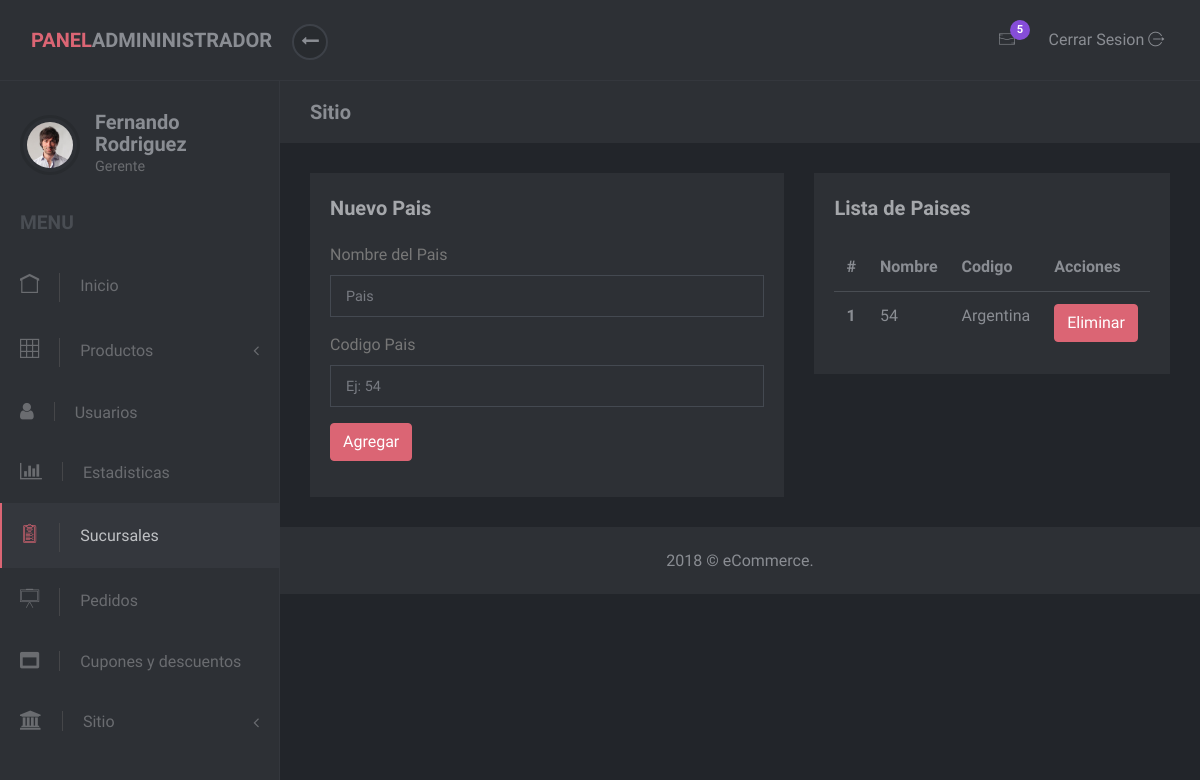
Before: /admin/countries.php with the older database file.
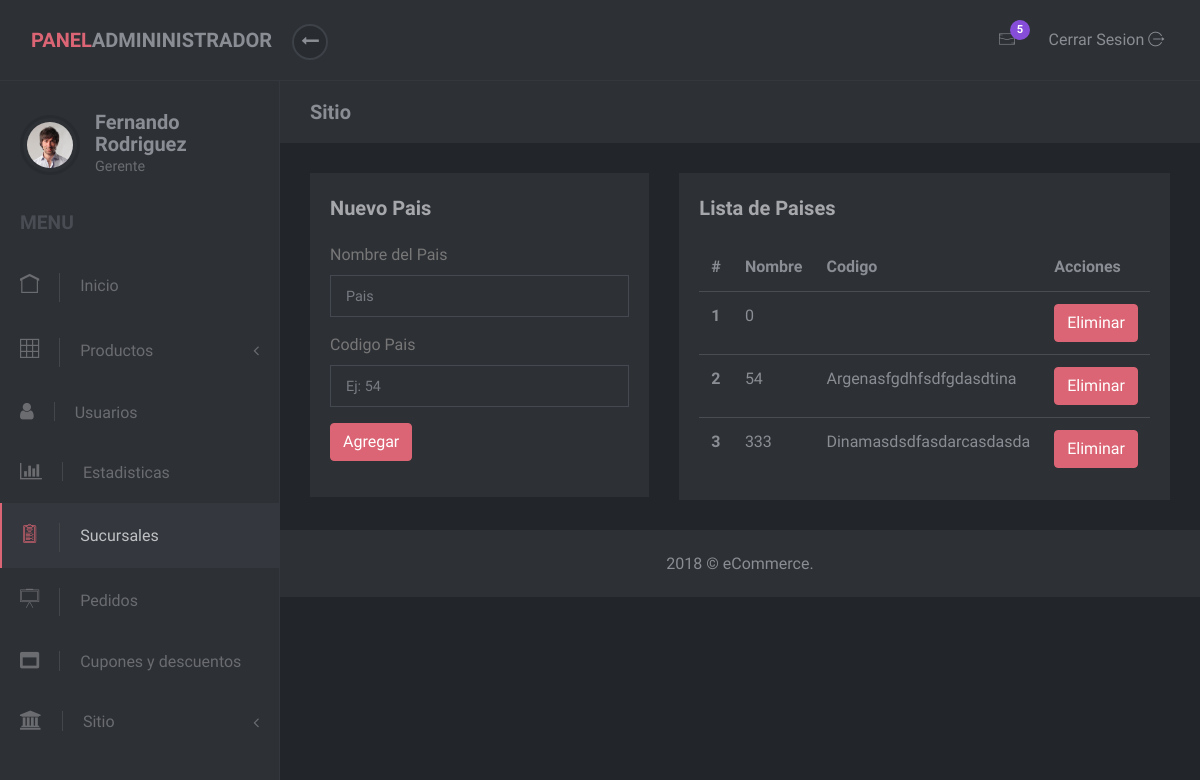
After: the same page with the newer database file.
### tables this page shows
CREATE TABLE IF NOT EXISTS `country` (
  `idCountry` int(11) NOT NULL,
  `name` varchar(255) NOT NULL
);

### php/country.php (called while the page is built, shortened)
<?php
class Country
{
    function getListOfCountries()
    {
        $db = Database::getInstance();
        $mysqli = $db->getConnection();
        $sqlProcedure = "SELECT * FROM country";
        if($result = $mysqli->query($sqlProcedure))
        {
                $listaCountries = array();
                while ($row = $result->fetch_assoc())
                {
                    $listaCountries[] = $row;
                }
                return $listaCountries;
        }else{
            new LogFiles(__FUNCTION__,"No puede devolver todos los paises.");
            header(ERROR_404);
        }
        return null;
    }
}
?>

### admin/requestsAdmin.php (called while the page is built, shortened)
<?php
include_once(dirname(__FILE__) . "/.." . "/php/country.php");
function countryListar()
{
    $pais = new Country();
    return $pais->getListOfCountries();
}
?>

### admin/countries.php (the view, shortened to what the changed rows need)
<?php
   include(dirname(__FILE__) . "/requestsAdmin.php");
?>
<!DOCTYPE html>
<html>
   <head>
      <link rel="stylesheet" href="vendor/bootstrap/css/bootstrap.min.css">
      <link rel="stylesheet" href="vendor/font-awesome/css/font-awesome.min.css">
      <link rel="stylesheet" href="css/font.css">
      <link rel="stylesheet" href="css/style.pink.css" id="theme-stylesheet">
      <link rel="stylesheet" href="css/custom.css">
   </head>
   <body>
      <div class="d-flex align-items-stretch">
         <nav id="sidebar">
            <div class="sidebar-header d-flex align-items-center">
               <div class="title">
                  <h1 class="h5">Fernando Rodriguez</h1>
               </div>
            </div>
         </nav>
         <div class="page-content">
            <div class="page-header">
               <div class="container-fluid">
                  <h2 class="h5 no-margin-bottom">Sitio</h2>
               </div>
            </div>
            <section class="no-padding-top no-padding-bottom">
               <div class="container-fluid">
                  <div class="row">
                     <div id="table-countries">
                        <div class="col">
                           <div class="block margin-bottom-sm">
                              <table class="table">
                                 <thead>
                                    <tr>
                                       <th>#</th>
                                       <th>Nombre</th>
                                       <th>Codigo</th>
                                       <th>Acciones</th>
                                 </thead>
                                 <tbody>
                                    <?php
                                       $paises = countryListar();
                                       $count = 1;
                                       foreach ($paises as $pais)
                                       {
                                    ?>
                                    <tr>
                                       <th scope="row"><?php echo $count; ?></th>
                                       <td><?php echo $pais["idCountry"]; ?></td>
                                       <td>
                                          <div contentEditable='true' class='edit-country' id='name_<?php echo $pais["idCountry"]; ?>'><?php echo $pais["name"]; ?></div>
                                       </td>
                                       <td><input type="submit" value="Eliminar" onclick="eliminarCountry(<?php echo $pais["idCountry"]; ?>)" class="btn btn-primary"></td>
                                    </tr>
                                    <?php
                                       $count++;
                                       }
                                    ?>
                                 </tbody>
                              </table>
                           </div>
                        </div>
                     </div>
                  </div>
               </div>
            </section>
         </div>
      </div>
   </body>
</html>

Changed rows visible on the page:
added country: idCountry "0"
changed country id 54: name "Argentina" → "Argenasfgdhfsdfgdasdtina"
added country: idCountry "333", name "Dinamasdsdfasdarcasdasda"
